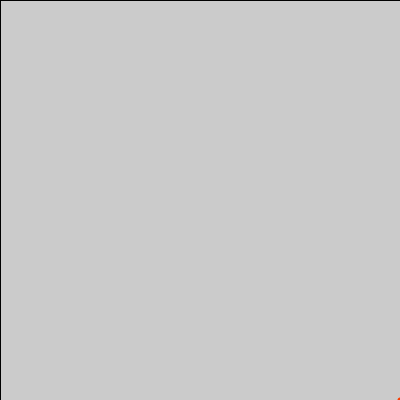
Frame 1 (no input)
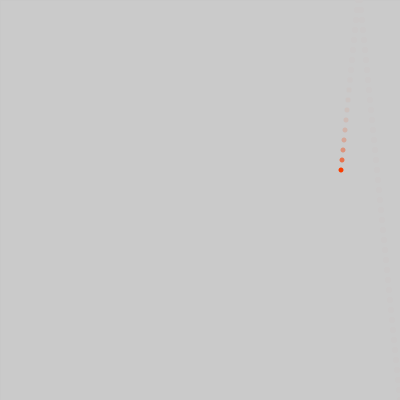
Frame 60 (the mouse pressed at the canvas centre just before this capture)
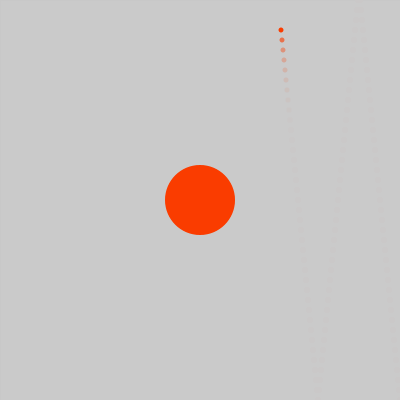
Frame 120 (the mouse held since frame 60 and released just before this capture)

The Processing sketch that drew these frames (run headless with seeded random() and noise(); from frame 60 on, the mouse is pressed at the canvas centre):

// Processing sketch: processing_42050
// ── processing_42050.pde

int x = 0;
int y=0;
int a=10;
int b=10;
int rad=b/2;

int MISURA=5;
 
int x1 = 400;
int y1 = 400;
 
int speedX=1;
int speedY=2;
 
int speedX1 =1;
int speedY1 = 10;

void setup(){
  size (400,400);
  smooth();
}
void draw(){
  fill (200,95);
  rect (0,0,400,400);
  
    if (x1>=width || x1<0) {
    speedX1 = speedX1 * -1;
  }
  
   if ( y1>=height || y1<0) {
    speedY1=speedY1 *-1;
     }
        
    noStroke();
    fill(250,60,0);
      ellipse (x1, y1, MISURA, MISURA);
    x1=x1+speedX1;
    y1=y1+speedY1;
    
    if (mousePressed == true) {
    a=a+1;
    b=b+1;
    ellipse (200,200,a,b);
  }
  
float d= dist (x1,y1,200,200);
if (d<a/2){
  MISURA=0;
}
}
void mouseReleased() {
  a=0;
  b=0;
}


                
                
